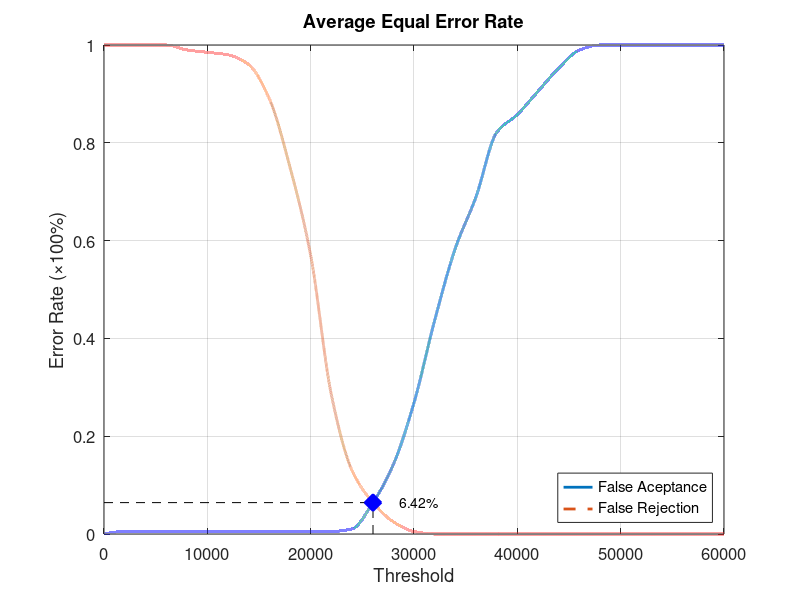
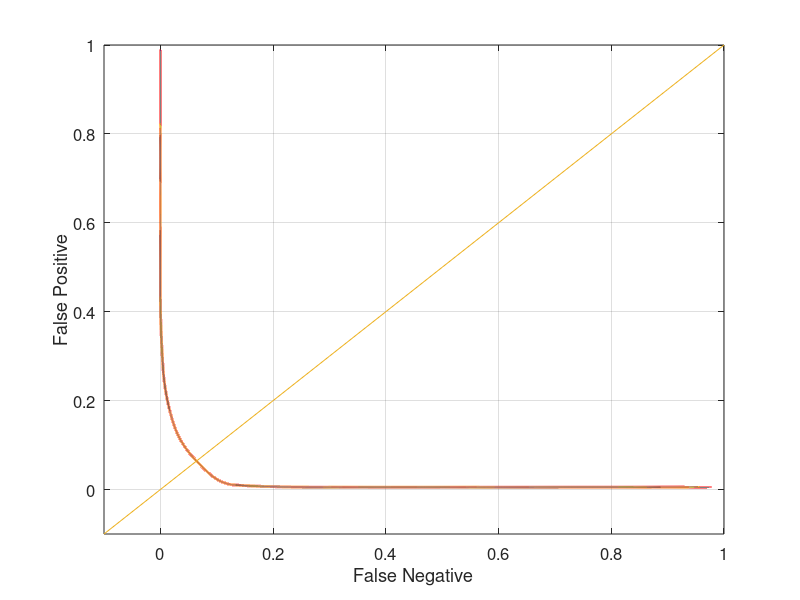

MATLAB code for these plots, in order:
function yEER = Database5_1
close all;
clear;
clc;
x = 0:2000:60000;
xq = 0:0.5:60000;

y0 = [0 0.00526316 0.00526316 0.00526316 0.00526316 0.00526316 0.00526316 0.00526316 0.00526316 0.00526316 0.00526316 0.00526316 0.0105263 0.0631579 0.142105 0.268421 0.436842 0.584211 0.689474 0.821053 0.857895 0.905263 0.952632 0.989474 1 1 1 1 1 1 1];
yy0 = interp1(x, y0, xq, 'pchip');
y1 = [1 1 1 1 0.99 0.985 0.98 0.96 0.89 0.75 0.57 0.285 0.13 0.065 0.025 0.005 0 0 0 0 0 0 0 0 0 0 0 0 0 0 0];
yy1 = interp1(x, y1, xq, 'pchip');

% Calculating EER: 
y2 = abs(y0 - y1);
find(y2 == min(y2))
yy2 = abs(yy0 - yy1);
xEER = find(yy2 == min(yy2));
xEERIndex = xq(xEER) % X-axis EER
yEER = yy0(xEER) % Y-axis EER

main = figure
plot(xq, yy0,'-','LineWidth', 2);	hold on
plot(xq, yy1,'--','LineWidth', 2);	hold on
plot([xEERIndex xEERIndex], [0 yEER], 'k--');	hold on
plot([0 xEERIndex], [yEER yEER], 'k--');	hold on
plot(xEERIndex, yEER, 'bx', 'LineWidth', 10);	hold on
text(xEERIndex + 10 * xEERIndex / 100, yEER, [num2str(round((10000 * yEER)) / 100) '%'])
legend('False Aceptance', 'False Rejection', 'Location', 'SouthEast')
xlabel('Threshold')
ylabel('Error Rate (\times100%)')
title('Average Equal Error Rate')
set(gca, 'FontSize', 12)
axis([0 60000 0 1])
grid on

print(main, 'Database5_1Main', '-dpng');
FNRxFPR = figure('Color', [1 1 1]);
plot(yy1, yy0, '-', yy1, yy0, 'LineWidth', 2);
hold on
y = -0.1:0.1:1
plot(y, y); 
set(gca, 'FontSize', 12)
xlabel('False Negative')
ylabel('False Positive')
axis([-0.1 1 -0.1 1])
set(gca, 'FontSize', 12)
grid on

print(FNRxFPR, 'Database5_1FNRxFPR','-dpng');
end
